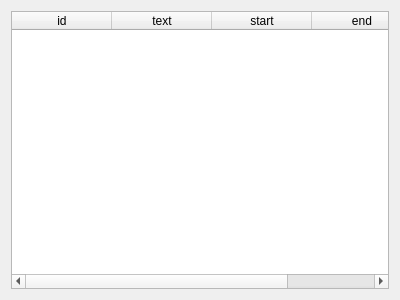
<?xml version="1.0" encoding="UTF-8"?>
<ui version="4.0">
 <class>PromotionWidget</class>
 <widget class="QWidget" name="PromotionWidget">
  <property name="geometry">
   <rect>
    <x>0</x>
    <y>0</y>
    <width>400</width>
    <height>300</height>
   </rect>
  </property>
  <property name="windowTitle">
   <string>Form</string>
  </property>
  <layout class="QGridLayout" name="gridLayout">
   <item row="0" column="0">
    <widget class="QTableWidget" name="tableWidget">
     <property name="editTriggers">
      <set>QAbstractItemView::EditTrigger::NoEditTriggers</set>
     </property>
     <property name="showGrid">
      <bool>false</bool>
     </property>
     <column>
      <property name="text">
       <string>id</string>
      </property>
     </column>
     <column>
      <property name="text">
       <string>text</string>
      </property>
     </column>
     <column>
      <property name="text">
       <string>start</string>
      </property>
     </column>
     <column>
      <property name="text">
       <string>end</string>
      </property>
     </column>
    </widget>
   </item>
  </layout>
 </widget>
 <resources/>
 <connections/>
</ui>
